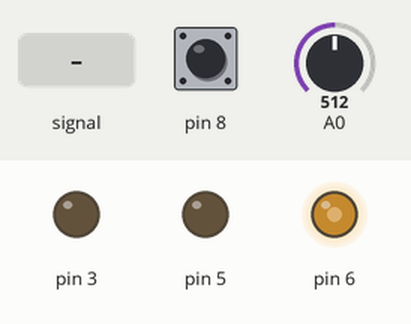
Bench run of a sketch on a simulated Arduino Uno, built with avr-gcc and run on an emulated ATmega328P. Parts: output pins drawn as LEDs (lit = HIGH). Dashed ring = blinking. Inputs (shaded band) come from the test bench; at power-on: A0 = 512, pin 8 HIGH.

Above: at 1.2 s.
1.3 s: A0 set to 716
At 1.7 s:
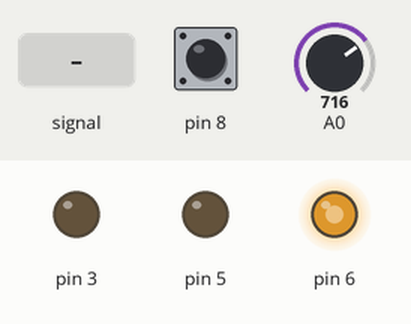
2.8 s: pin 8 pulled LOW for 0.15 s
At 4.0 s:
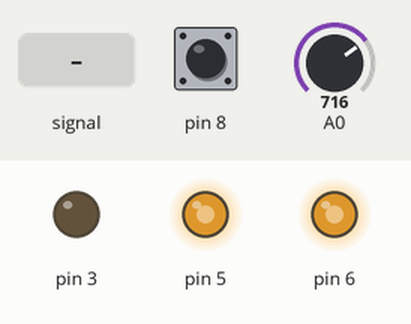
4.4 s: A0 fed a 2 Hz sine of ±306 counts around its level
At 5.0 s:
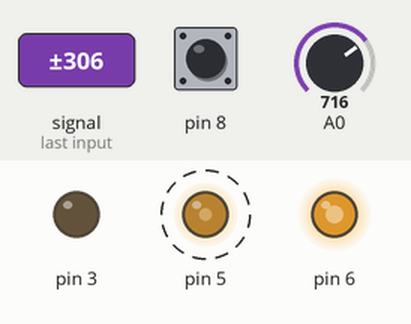
7.4 s: A0 fed a 1000 Hz sine of ±255 counts around its level
Timing chart, 0 to 8.5 s (numbered marks = the images above; inputs shaded):
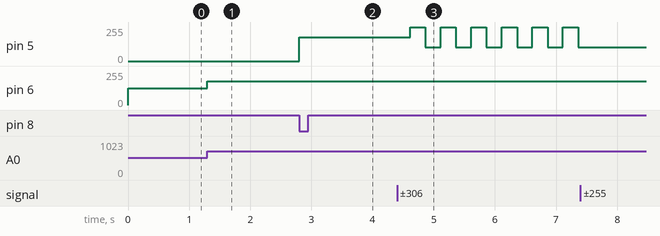

The sketch:

PR8.ino
```cpp
#include "RGB.h"
#include "Svet.h"
#include "button.h"
RGB RED(6);
RGB GRN(5);
RGB BLU(3);
Svet VAL(0);
button btn_w(8);
int count = 1;
void setup() {
  Serial.begin(9600);
  pinMode(9, INPUT);
  digitalWrite(9, HIGH);
}

void loop() {
  while(count <= 3)
  {
    if (btn_w.click())
    {
      count += 1;
    }
    else if(count == 1)
    {
      RED.on(VAL.get_z());
    }
    else if(count == 2)
    {
      GRN.on(VAL.get_z());
    }
    else
    {
      BLU.on(VAL.get_z());
    }
  }
  count = 1;
  delay(100);

}
```

RGB.cpp
```cpp
#include "RGB.h"
RGB::RGB(int pin){
  pinMode(pin,OUTPUT);
  _pin = pin;
}
void RGB::on(int val)
{
  analogWrite(_pin,val);

}
void RGB::off()
{
  analogWrite(_pin,0);
}
```

RGB.h
```cpp
#include "Arduino.h"
class RGB
{
  public:
  	int pin;
    RGB(int pin_);
    void on(int val);
    void off();
  private:
    int _pin;
};
```

Svet.cpp
```cpp
#include "Svet.h"
Svet::Svet(int pin)
{
  pinMode(pin,INPUT);
  _pin = pin;
  digitalWrite(pin,LOW);
}
int Svet::get_z()
{
  digitalWrite(_pin,HIGH);
  int val = analogRead(_pin);
  val = map(val, 0, 1023, 0, 255);
  val = constrain(val, 0, 255);
  digitalWrite(_pin,LOW);
  return val;
}
```

Svet.h
```cpp
#include "Arduino.h"
class Svet
{
  public:
    Svet(int pin);
    int get_z();
  private:
    int _pin;
};
```

button.h
```cpp
class button {
  public:
    button (byte pin) {
      _pin = pin;
      pinMode(_pin, INPUT_PULLUP);
    }
    bool click() {
      bool btnState = digitalRead(_pin);
      if (!btnState && !_flag && millis() - _tmr >= 100) {
        _flag = true;
        _tmr = millis();
        return true;
      }
      if (!btnState && _flag && millis() - _tmr >= 500) {
        _tmr = millis ();
        return true;
      }
      if (btnState && _flag) {
        _flag = false;
        _tmr = millis();
      }
      return false;
    }
  private:
    byte _pin;
    uint32_t _tmr;
    bool _flag;
};
```

Measured:
- after the input at 1.3 s, pin 6: 127/255 → 178/255 at once
- after the input at 2.8 s, pin 5: 0/255 → 178/255 at once
- after the input at 4.4 s, pin 5: alternates 254/255 for 0.25 s and 102/255 for 0.25 s, starting after 0.21 s
- after the input at 7.4 s, pin 5: stops changing and stays 102/255
